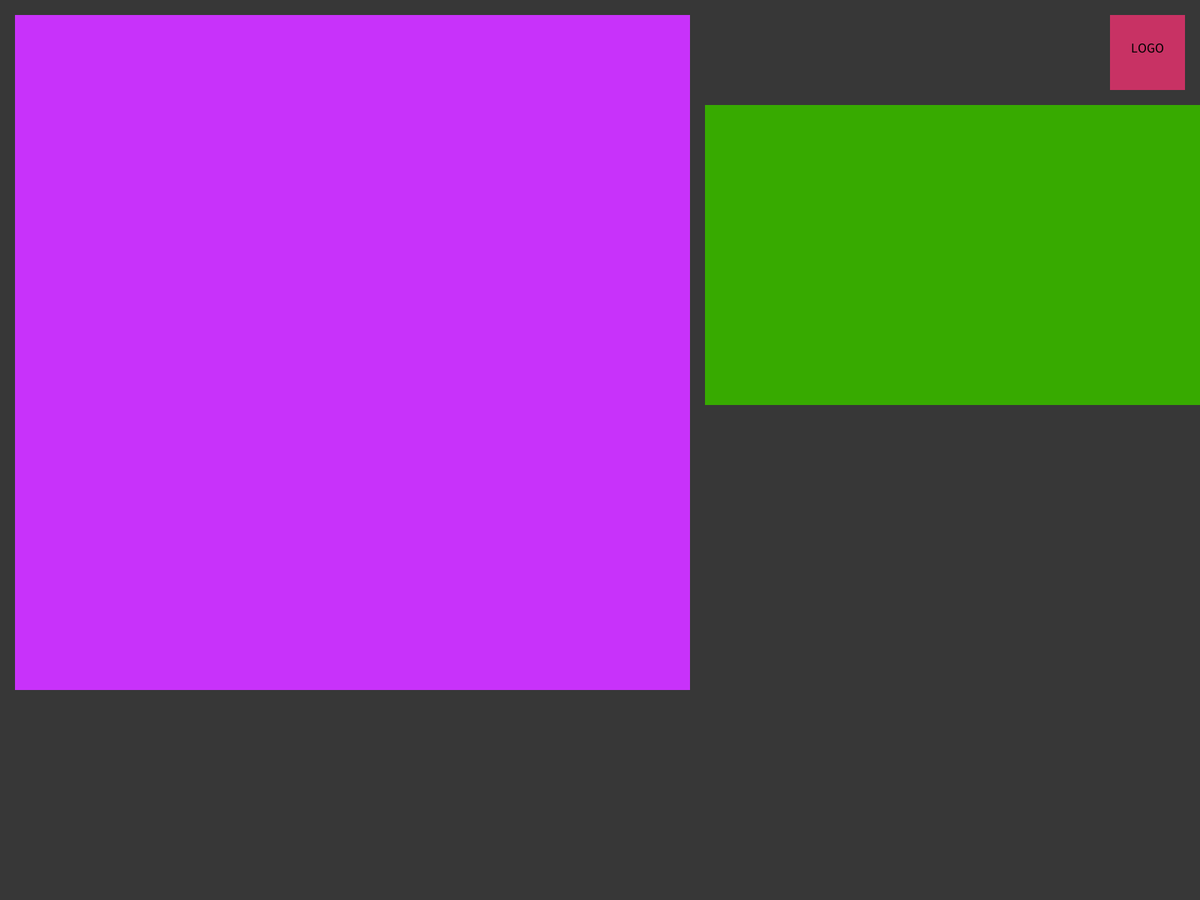
Frame 1 (no input)
Frame 60 (the mouse pressed at the canvas centre just before this capture): identical to frame 1, image omitted
Frame 120 (the mouse held since frame 60 and released just before this capture): identical to frame 1, image omitted

The Processing sketch that drew this single still picture (run headless with seeded random() and noise(); from frame 60 on, the mouse is pressed at the canvas centre):

// Processing sketch: lluVolley0_1_0
// ── lluVolley0_1_0.pde
// Disseny de la maquetació de l'App TRIVIO v1.2
// Establir les zones comunes entre pantalles.

void setup(){
  fullScreen();            // Pantalla completa
  //size(1920, 1080);      // Pantalla HD
  noStroke();              // Sense bordes
  textAlign(CENTER);       // Alineació del text
  textSize(18);            // Mida del text
}

void draw(){
  
  background(55);          // Color del fons
     
  dibujaZonaLogo();
  dibujaZonaPista();
  dibujaZonaMarcador();
  
}

// ── DibujaZonas.pde
// FUNCIONS DE DIBUIX DE LES ZONES

void dibujaZonaLogo(){
  pushStyle();
    fill(200,50,100);
    rect(width-marginH-logoWidth, marginV, logoWidth, logoHeight);
    fill(0);
    text("LOGO", width-marginH-logoWidth + logoWidth/2, marginV + logoHeight/2);
  popStyle();
}

void dibujaZonaPista(){
  pushStyle();
    fill(200, 50, 250);
    rect(marginH, marginV, pistaWidth, pistaHeight);
  popStyle();
}

void dibujaZonaMarcador(){
  pushStyle();
    fill(55, 170, 0);    
    rect(2 * marginH + pistaWidth, 2 * marginV + logoHeight, marcadorWidth, marcadorHeight);
  popStyle();
}

/*
void dibuixaSideBar(){
  pushStyle();
    fill(50,200,100);
    rect(marginH, 2*marginV + logoHeight, sidebarWidth, sidebarHeight);
    fill(0);
    text("SIDEBAR", marginH + sidebarWidth/2, marginV + logoHeight + sidebarHeight/2);  
  popStyle();
}

void dibuixaBanner(){
  pushStyle();
    fill(240, 100, 50);
    rect(2*marginH + logoWidth, marginV, bannerWidth, bannerHeight);
    fill(0);
    text("BANNER", marginH + logoWidth + bannerWidth/2, marginV + bannerHeight/2);
  popStyle();
}

void dibuixaColumna1(){
  pushStyle();
    fill(200, 200, 50);
    rect(2*marginH + sidebarWidth, 2*marginV + bannerHeight, columnWidth, columnHeight);
    fill(0);
    text("COLUMN 1", 2*marginH + sidebarWidth +columnWidth/2, 2*marginV + bannerHeight + columnHeight/2);
  popStyle();
}

void dibuixaColumna2(){
  pushStyle();
    fill(200, 200, 50);
    rect(3*marginH + sidebarWidth + columnWidth, 2*marginV + bannerHeight, columnWidth, columnHeight);
    fill(0);
    text("COLUMN 2", 3*marginH + sidebarWidth + columnWidth +columnWidth/2, 2*marginV + bannerHeight + columnHeight/2);
  popStyle();
}

void dibuixaColumna12(){
  pushStyle();
    fill(200, 200, 50);
    rect(2*marginH + sidebarWidth, 2*marginV + bannerHeight, 2*columnWidth + marginH, columnHeight);
    fill(0);
    text("COLUMN 1i2", 3*marginH + sidebarWidth + columnWidth, 2*marginV + bannerHeight + columnHeight/2);
  popStyle();
}

void dibuixaColumna3(){
  pushStyle();
    fill(200, 200, 50);
    rect(4*marginH + sidebarWidth + 2*columnWidth, 2*marginV + bannerHeight, columnWidth, columnHeight);
    fill(0);
    text("COLUMN 3", 4*marginH + sidebarWidth + 2*columnWidth +columnWidth/2, 2*marginV + bannerHeight + columnHeight/2); 
  popStyle();
}
*/

// ── Layout.pde
// APP LAYOUT 
// Valors de posicionament de blocs

// Marges Horitzontal i Vertical
float marginH = 20,
      marginV = 20;

// Dimensiones Logo
float logoWidth  = 100, 
      logoHeight = 100;
      
// Dimensiones Pista
float pistaWidth = 900,
      pistaHeight = 900;

//Dimensiones Marcador
float marcadorWidth = 960,
      marcadorHeight = 400;


    //antigues

// Dimensions Zona Lateral
float sidebarWidth  = 300, 
      sidebarHeight = 720;
      
// Dimensions Banner
float bannerWidth  = 1560, 
      bannerHeight = 300;
      
// Dimensions Columnes
float columnWidth  = 505,
      columnHeight = 720;
